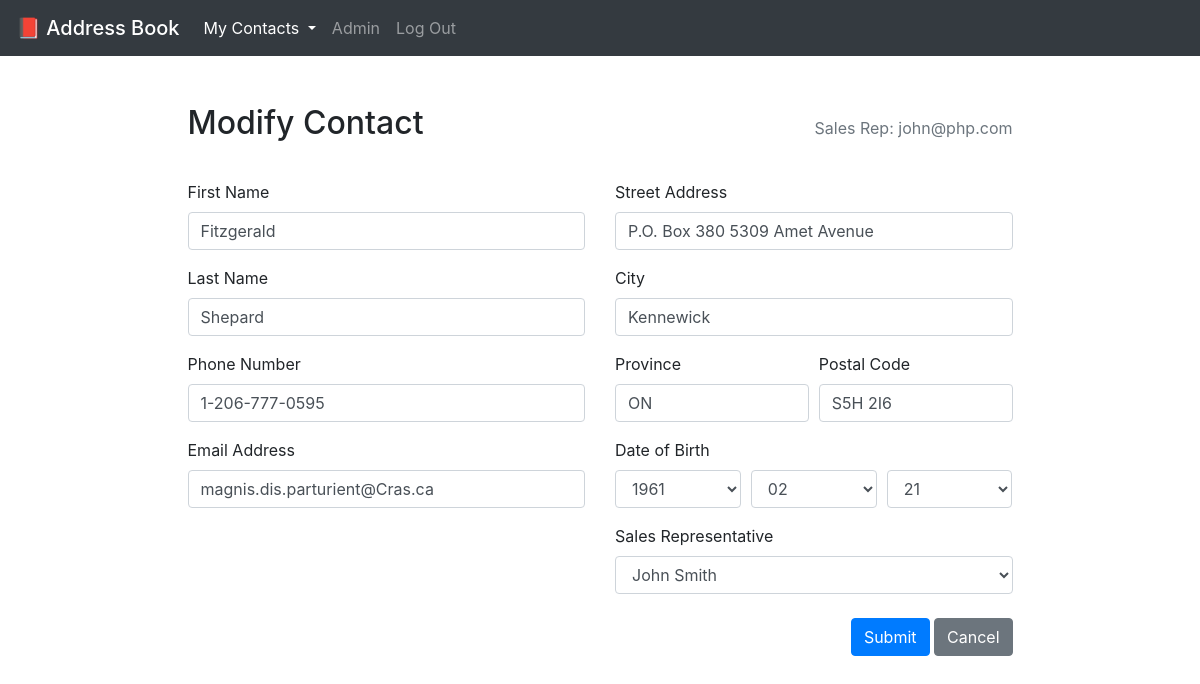
/page_edit.php?id=3 (signed in), run on the app's committed database.
### tables this page shows
CREATE TABLE IF NOT EXISTS `contacts` (
  `id` int(10) NOT NULL AUTO_INCREMENT,
  `firstname` varchar(25) NOT NULL,
  `lastname` varchar(25) NOT NULL,
  `phone` varchar(14) NOT NULL,
  `email` varchar(50) NOT NULL,
  `address_street` varchar(255) NOT NULL,
  `address_city` varchar(50) NOT NULL,
  `address_province` varchar(2) NOT NULL,
  `address_postalcode` varchar(7) NOT NULL,
  `birthday` date NOT NULL,
  `salesrep_id` int(10) NOT NULL,
  PRIMARY KEY (`id`),
  KEY `salesrep` (`salesrep_id`)
);

### dbConnect.php (called while the page is built, shortened)
<?php
function db_connect() {
    static $connection;
    if(!isset($connection)) {
        $config = parse_ini_file('./config.ini');
        if (trim(empty($config['dbname'])) || !isset($config['dbname'])) $connection = mysqli_connect($config['servername'], $config['username'], $config['password']);
        else $connection = mysqli_connect($config['servername'], $config['username'], $config['password'], $config['dbname']);
    }
    return $connection;
}

### contactManager.php (called while the page is built, shortened)
<?php
require 'contact.php';
require 'dbConnect.php';
class ContactManager {
    private $table_name = "contacts";
    private $connection;
    public function __construct() {
        $this->connection = db_connect() or die(mysqli_error($this->connection));
    }
    public function getSalesRepId() {
        $sql = "SELECT * FROM login WHERE username = ?";
        if ($stmt = mysqli_prepare($this->connection, $sql)) {
            mysqli_stmt_bind_param($stmt, 's', $_SESSION["email"]);
            if (mysqli_stmt_execute($stmt)) {
                $result = mysqli_stmt_get_result($stmt);
            }
        }
        $row = mysqli_fetch_array($result);
        return $row['id'];
    }
    public function getSalesReps() {
        $sales = array();
        $sql = "SELECT id, firstname, lastname FROM login";
        if ($stmt = mysqli_prepare($this->connection, $sql)) {
            if (mysqli_stmt_execute($stmt)) {
                $result = mysqli_stmt_get_result($stmt);
            }
        }
        while ($row = mysqli_fetch_array($result)) {
            $sales[$row['id']] = $row['firstname']." ".$row['lastname'];
        }
        return $sales;
    }
    public function getContact($id) {
        $salesrepId = $this->getSalesRepId();
        $sql = "SELECT * FROM $this->table_name WHERE salesrep_id = $salesrepId AND id = ?";
        if ($stmt = mysqli_prepare($this->connection, $sql)) {
            mysqli_stmt_bind_param($stmt, 'i', $id);
            if (mysqli_stmt_execute($stmt)) {
                $result = mysqli_stmt_get_result($stmt);
            }
        }
        $row = mysqli_fetch_array($result);
        $contact = new Contact($row['id'], stripslashes($row['firstname']), stripslashes($row['lastname']),
                                stripslashes($row['phone']), stripslashes($row['email']),
                                stripslashes($row['address_street']), stripslashes($row['address_city']), stripslashes($row['address_province']),
                                stripslashes($row['address_postalcode']), stripslashes($row['birthday']), stripslashes($row['salesrep_id']));
        return $contact;
    }
}

### contact.php (called while the page is built, shortened)
<?php
class Contact {
    public function getVars() {
        return get_object_vars($this);
    }
}

### page_edit.php (the view, shortened to what this page needs)
<!DOCTYPE html>
<html lang="en">
<head>
    <link rel="stylesheet" type="text/css" href="./style.css">
    <link rel="stylesheet" href="https://maxcdn.bootstrapcdn.com/bootstrap/4.4.1/css/bootstrap.min.css">
</head>
<body>
    <nav class="navbar navbar-expand-lg navbar-dark bg-dark">
        <a class="navbar-brand mb-0 h1" href=".">
            📕 Address Book
        </a>
        <div class="collapse navbar-collapse" id="navbarNavDropdown">
            <ul class="navbar-nav">
                <li class="nav-item dropdown active">
                    <a class="nav-link dropdown-toggle" href="#" id="navbarDropdownMenuLink" data-toggle="dropdown" aria-haspopup="true" aria-expanded="false">
                    My Contacts <span class="sr-only">(current)</span>
                    </a>
                </li>
                <li class="nav-item">
                    <a class="nav-link" href="./page_file.php">Admin</a>
                </li>
                <li class="nav-item">
                    <a class="nav-link" href="./handler_logout.php">Log Out</a>
                </li>
            </ul>
        </div>
    </nav>
    <div class="container py-5">
        <div class="row justify-content-center">
            <div class="col-lg-9 col-md-11 d-flex flex-column flex-md-row justify-content-between align-items-baseline">
                <h2>Modify Contact</h2>
                <p class="text-muted">Sales Rep: <?php echo htmlspecialchars($_SESSION["username"]); ?></p>
            </div>
        </div>
        <div class="row justify-content-center">
            <div class="col-lg-9 col-md-11">
                <?php
                    $request = $_SERVER['QUERY_STRING'];
                    list($var, $selected) = explode('=', $request);
                    require 'contactManager.php';
                    $manager = new ContactManager();
                    $vars = $manager->getContact($selected)->getVars();
                    $year = explode("-", $vars['birthday'])[0];
                    $month = explode("-", $vars['birthday'])[1];
                    $day = explode("-", $vars['birthday'])[2];
                    $salesreps = $manager->getSalesReps();
                ?>
                <form action="handler_contact.php?edit=<?php echo $vars['id']; ?>" method="post" class="py-4">
                    <div class="row">
                        <div class="col-md-6">
                            <div class="form-group">
                                <label for="firstname">First Name</label>
                                <input type="text" class="form-control" id="firstname" name="firstname" value="<?php echo $vars['firstname']; ?>" required>
                            </div>
                            <div class="form-group">
                                <label for="lastname">Last Name</label>
                                <input type="text" class="form-control" id="lastname" name="lastname" value="<?php echo $vars['lastname']; ?>" required>
                            </div>
                            <div class="form-group">
                                <label for="phone">Phone Number</label>
                                <input type="text" class="form-control" id="phone" name="phone" value="<?php echo $vars['phone']; ?>" required>
                            </div>
                            <div class="form-group">
                                <label for="email">Email Address</label>
                                <input type="email" class="form-control" id="email" name="email" value="<?php echo $vars['email']; ?>" required>
                            </div>
                        </div>
                        <div class="col-md-6">
                            <div class="form-group">
                                <label for="ad_street">Street Address</label>
                                <input type="text" class="form-control" id="ad_street" name="ad_street" value="<?php echo $vars['ad_street']; ?>" required>
                            </div>
                            <div class="form-group">
                                <label for="ad_city">City</label>
                                <input type="text" class="form-control" id="ad_city" name="ad_city" value="<?php echo $vars['ad_city']; ?>" required>
                            </div>
                            <div class="form-group">
                                <div class="form-row">
                                    <div class="col">
                                        <label for="ad_prov">Province</label>
                                        <input type="text" class="form-control" id="ad_prov" name="ad_prov" value="<?php echo $vars['ad_province']; ?>" required>
                                    </div>
                                    <div class="col">
                                        <label for="ad_code">Postal Code</label>
                                        <input type="text" class="form-control" id="ad_code" name="ad_code" value="<?php echo $vars['ad_postalcode']; ?>" required>
                                    </div>
                                </div>
                            </div>
                            <div class="form-group">
                                <label>Date of Birth</label>
                                <div class="form-row">
                                    <div class="col">
                                        <select class="form-control" id="year" name="year" required>
                                            <?php for($i=1960;$i<=2000;$i++) { if($year == $i) echo "<option value=\"$i\" selected>$i</option>"; else echo "<option value=\"$i\">$i</option>"; }?>
                                        </select>
                                    </div>
                                    <div class="col">
                                        <select class="form-control" id="month" name="month" required>
                                            <?php for($i=1;$i<=12;$i++) {
                                                if($i<10) $m = "0".$i; else $m = $i;
                                                if($month == $m) echo "<option value=\"$m\" selected>$m</option>"; else echo "<option value=\"$m\">$m</option>";
                                                }
                                            ?>
                                        </select>
                                    </div>
                                    <div class="col">
                                        <select class="form-control" id="day" name="day" required>
                                            <?php for($i=1;$i<=31;$i++) {
                                                if($i<10) $m = "0".$i; else $m = $i;
                                                if($day == $m) echo "<option value=\"$m\" selected>$m</option>"; else echo "<option value=\"$m\">$m</option>";
                                                }
                                            ?>
                                        </select>
                                    </div>
                                </div>
                            </div>
                            <div class="form-group">
                                <label for="salesrep">Sales Representative</label>
                                <select class="form-control" id="salesrep" name="salesrep" required>
                                    <?php foreach($salesreps as $id => $name) { if($id == $vars['salesrep_id']) echo "<option value=\"$id\" selected>$name</option>"; else echo "<option value=\"$id\">$name</option>"; }?>
                                </select>
                            </div>
                        </div>
                    </div>
                    <div class="row mt-2 align-items-baseline">
                        <div class="col">
                        </div>
                        <div class="col text-right">
                            <input type="submit" class="btn btn-primary" value="Submit">
                            <a href="./page_browse.php" class="btn btn-secondary">Cancel</a>
                        </div>
                    </div>
                </form>
            </div>
        </div>
    </div>
</body>
</html>

### data on the page
contacts: firstname "Fitzgerald", lastname "Shepard", phone "1-206-777-0595", email "magnis.dis.parturient@Cras.ca", ad_street "P.O. Box 380 5309 Amet Avenue", ad_city "Kennewick", ad_prov "ON", ad_code "S5H 2I6", year "1961", month "02", day "21", salesrep "John Smith"

### other printed values
$_SESSION["username"] "john@php.com"
